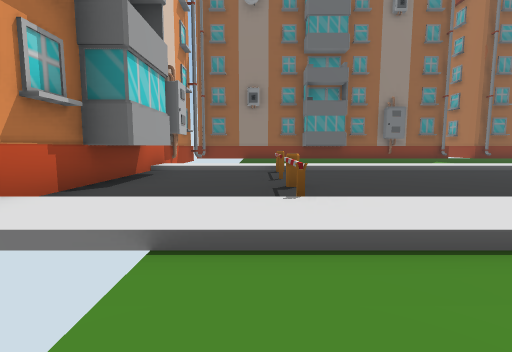
View 1 (above)

24 first-person views from a walk through a 3-D level made in the Unity game engine. The camera is 1.2 m above the floor, tilts 6° down and sees 85° across. The floor is counted in squares, 2 m on a side. Each view is taken from the middle of a square. On the plan, view 1 faces up. The plan holds only what a view shows up to about 9 squares ahead; the rest is blank. The place goes on beyond the plan. The player is left out.

View 2
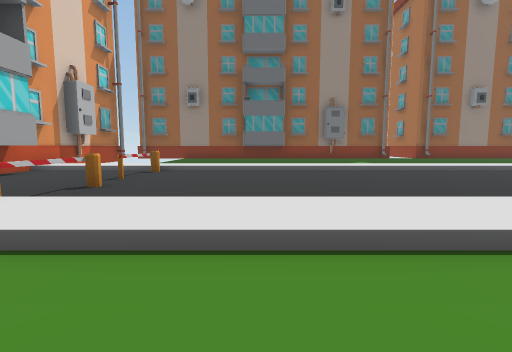

View 3
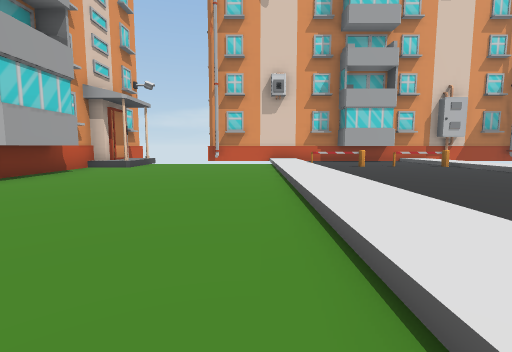

View 4
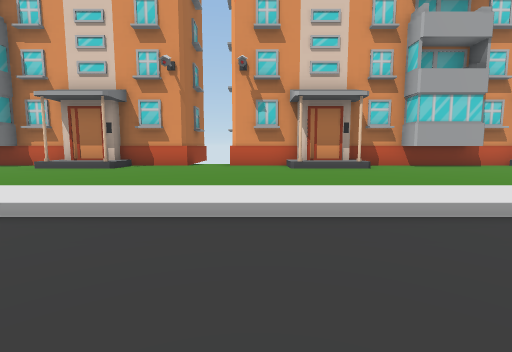

View 5
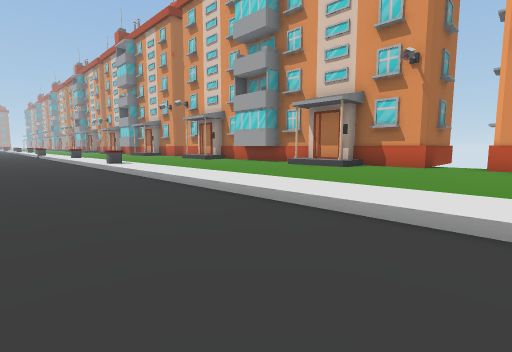

View 6
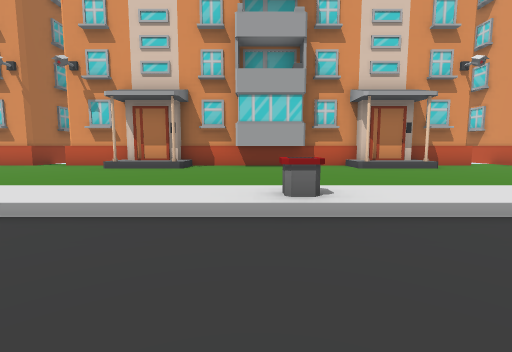

View 7
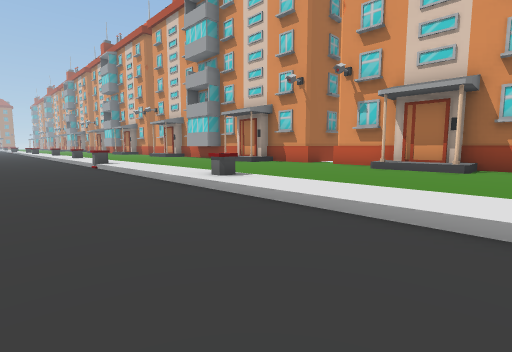

View 8
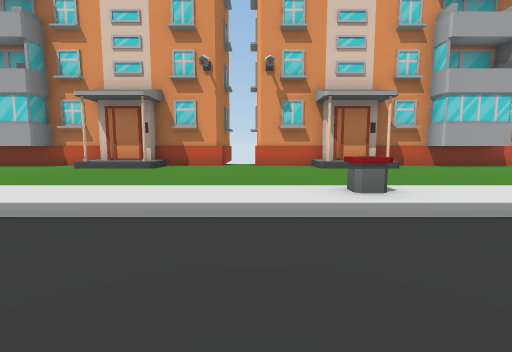

View 9
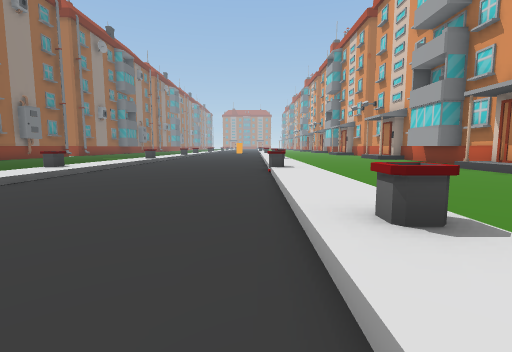

View 10
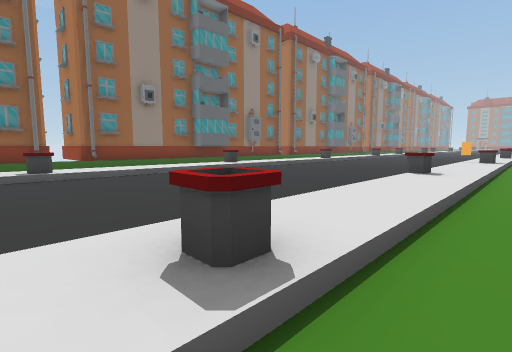

View 11
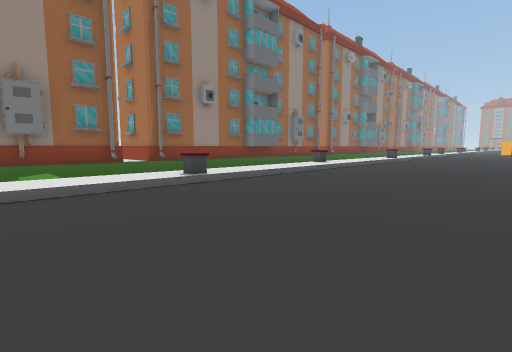

View 12
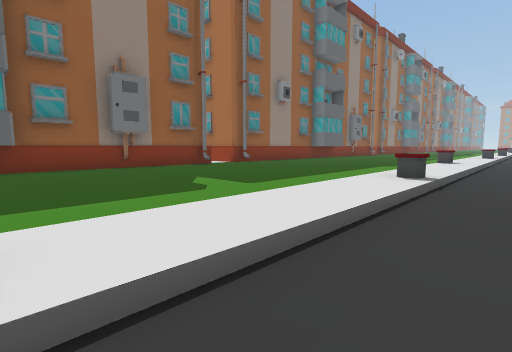

View 13
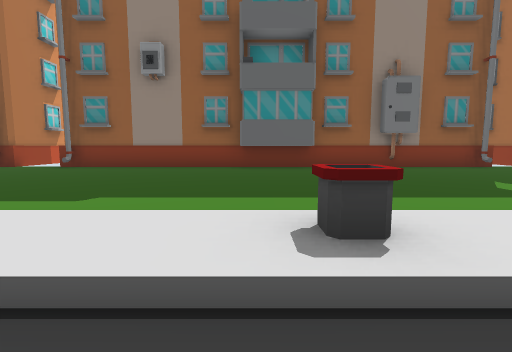

View 14
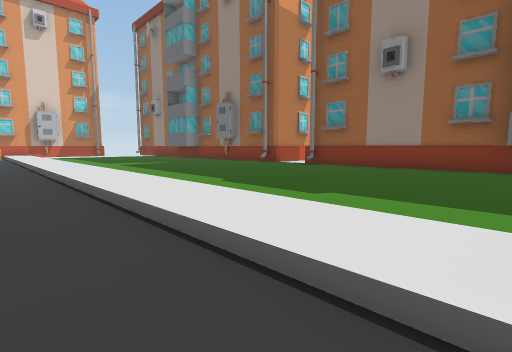

View 15
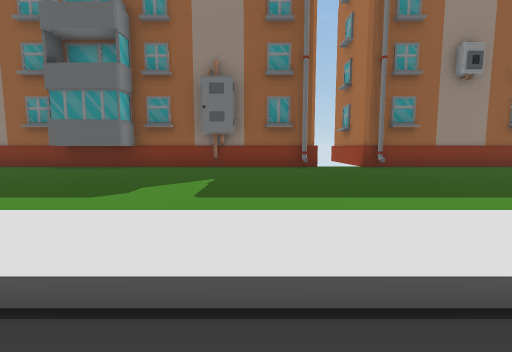

View 16
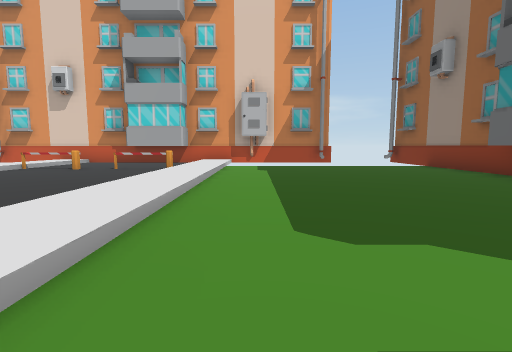

View 17
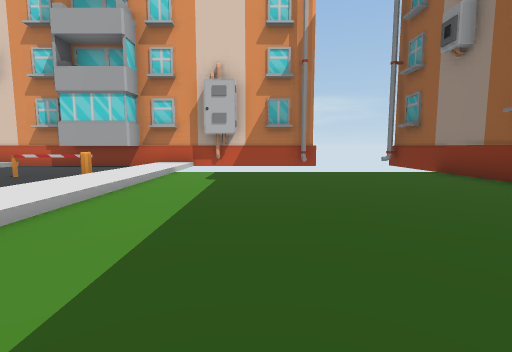

View 18
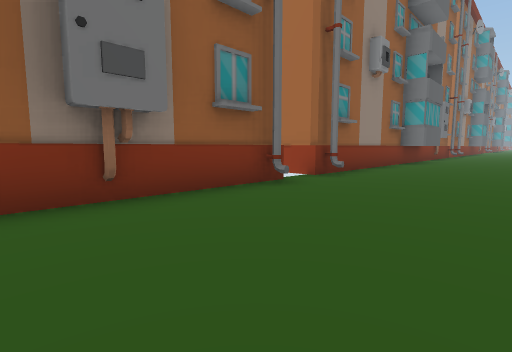

View 19
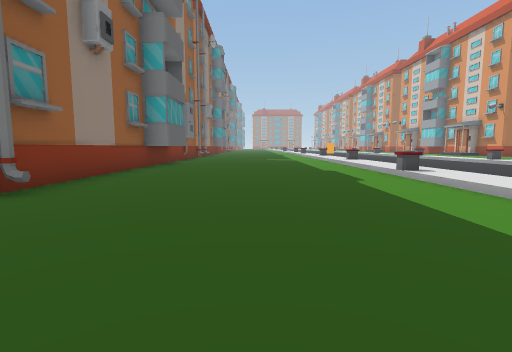

View 20
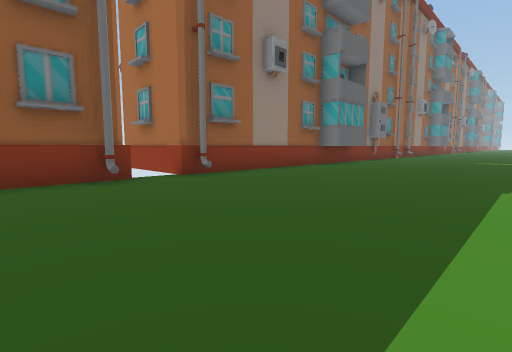

View 21
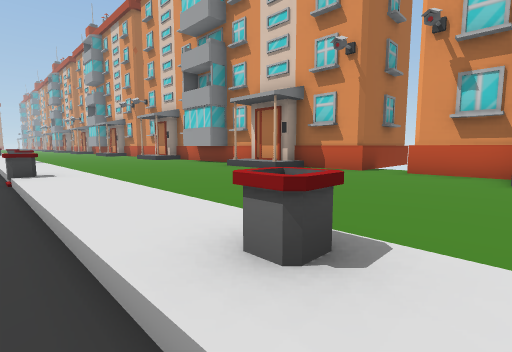

View 22
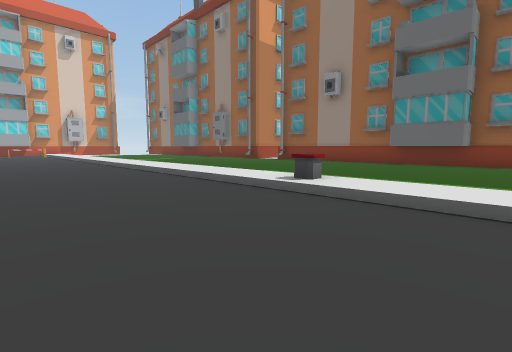

View 23
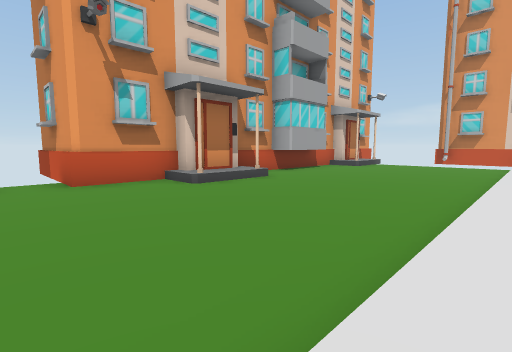

View 24
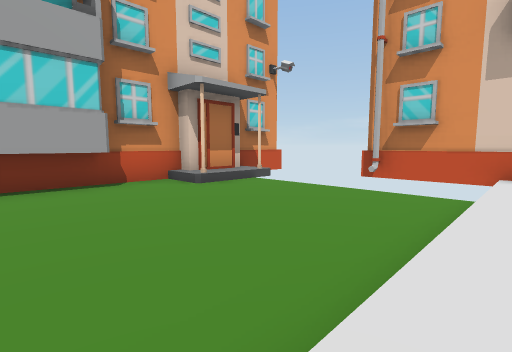

### Floor plan
Key: @ floor where view 1 was taken; # wall or solid block; x gap in a wall; . main floor; : floor 0.25 m higher than the main floor; + floor 0.5 m higher than the main floor; / step, stairs or slope; ^ raised ledge; B barrier; I bin.
Columns run from 3 left of view 1 to 31 right of it. Each row starts with its distance up from view 1.
 17                             ^
 16                             ^
 15    ##    ### ^^ ###    ### ^^ ###
 14 ###..####...#..#...####...#..#...##
 13    ................................
 12    ................................
 11    ................................
 10    ................................
  9    ................................
  8 #  //////////////////I/////////I///
  7 #/////////////////////////I////////
  6 ##.B...............................
  5 ##.................................
  4 #..B...............................
  3 #..B...........................I...
  2 #::::::::::::::::::::I::::I::::::::
  1 #  ................................
  0    @...............................
 -1    ...............................
 -2    ................................
 -3  # +.....+++....+++....+++....+++..
 -4 ^^##^####^#^#..#^#^####^###^x#^#^##
 -5              ^^             ^
 -6              ^^             ^
 -7              #              ^

Where each view was taken, in squares from view 1:
view 1: 0 up, 0 right, facing up
view 2: 0 up, 3 right, facing up
view 3: 1 up, 9 right, facing left
view 4: 5 up, 9 right, facing down
view 5: 5 up, 9 right, facing down-right
view 6: 5 up, 18 right, facing down
view 7: 5 up, 19 right, facing down-right
view 8: 5 up, 24 right, facing down
view 9: 3 up, 21 right, facing right
view 10: 1 up, 22 right, facing up-right
view 11: 3 up, 20 right, facing up-right
view 12: 6 up, 18 right, facing up-right
view 13: 6 up, 17 right, facing up
view 14: 6 up, 17 right, facing up-left
view 15: 6 up, 8 right, facing up
view 16: 9 up, 8 right, facing left
view 17: 10 up, 6 right, facing left
view 18: 11 up, 20 right, facing up-right
view 19: 11 up, 22 right, facing right
view 20: 9 up, 22 right, facing up-right
view 21: 3 up, 22 right, facing down-right
view 22: 4 up, 20 right, facing up-left
view 23: 2 up, 11 right, facing down-left
view 24: 2 up, 4 right, facing down-left
